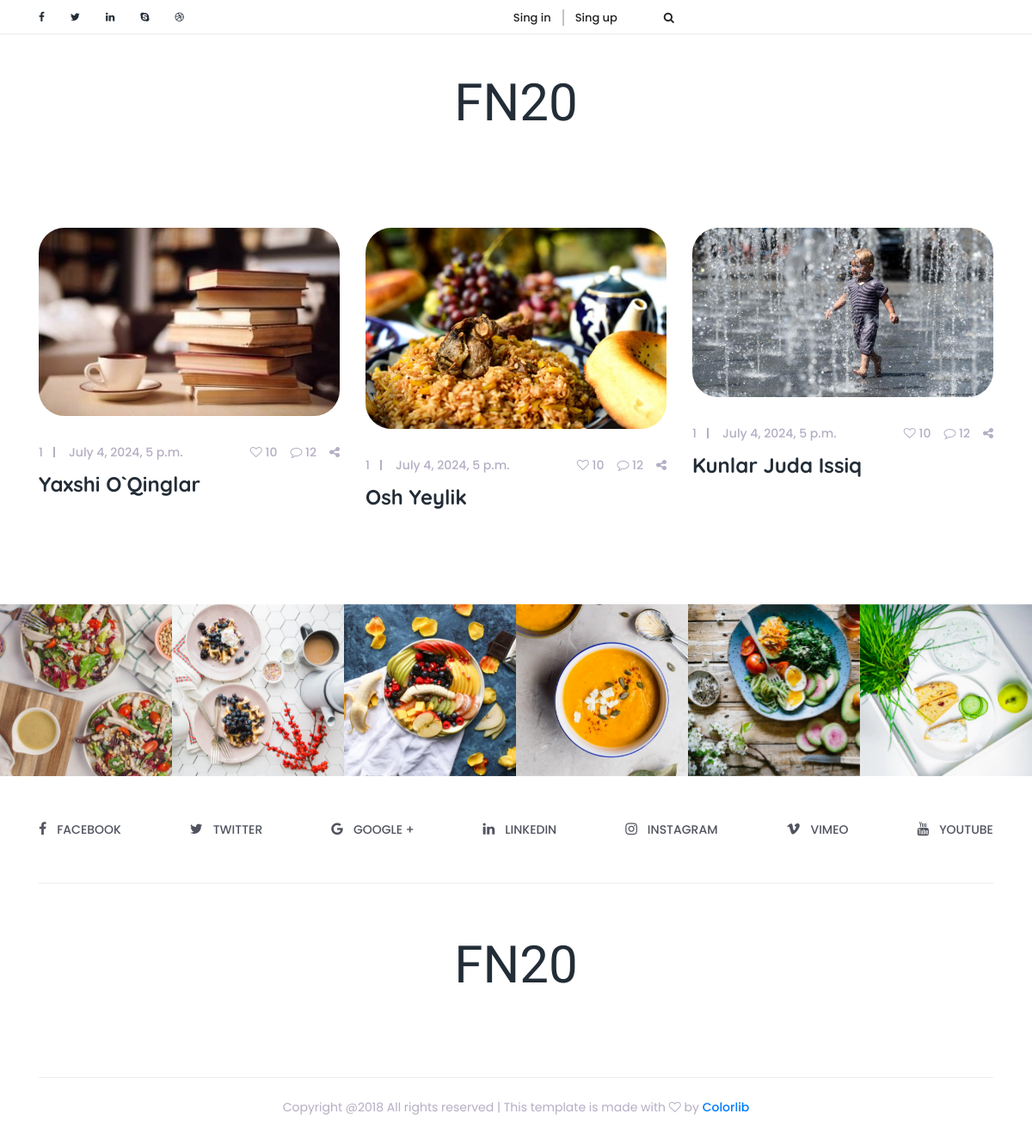
The page / on the database its author committed.
### main/models.py (models this page shows, shortened)
class Blogicon(models.Model):
    title = models.URLField()
    icon = models.TextField(max_length=15)

class Blog(models.Model):
    author = models.ForeignKey(User, on_delete=models.CASCADE)
    title = models.CharField(max_length=255)
    body = models.TextField()
    create_at = models.DateTimeField(auto_now_add=True)
    @property
    def last_img(self):
        return BlogImg.objects.filter(blog__id = self.id).last().img

class BlogImg(models.Model):
    img = models.ImageField(upload_to='blog-img/')
    blog = models.ForeignKey(Blog, on_delete=models.CASCADE)

class Networks(models.Model):
    title = models.URLField()
    icon = models.TextField(max_length=18)
    text = models.CharField(max_length=15)

### main/views.py (the view)
# urls.py: path('', views.blogs, name='index'),
def blogs(request):
    posts = models.Blog.objects.all()
    networks = models.Networks.objects.all()
    blog_icon = models.Blogicon.objects.all()
    context = {
        'posts':posts,
        'networks':networks,
        'blog_icon':blog_icon
    }
    return render(request, 'blogs.html', context)

### templates/blogs.html (shortened to what this page needs)
<!DOCTYPE html>
<html lang="en">
{% load static %}
<head>
    <link href="{% static 'style.css' %}" rel="stylesheet">
    <link href="{% static 'css/responsive/responsive.css' %}" rel="stylesheet">
</head>
<body>
    <div class="top_header_area">
        <div class="container">
            <div class="row">
                {% for items in blog_icon %}
                <section>
                <div class="col-5 col-sm-6">
                    <div class="top_social_bar">
                        <a href="{{items.title}}"><i class="{{items.icon}}" aria-hidden="true"></i></a>
                    </div>
                </div>
                </section>
                {% endfor %}
                <div class="col-7 col-sm-6">
                    <div class="signup-search-area d-flex align-items-center justify-content-end">
                        <div class="login_register_area d-flex">
                            <div class="login">
                                <a href="register.html">Sing in</a>
                            </div>
                            <div class="register">
                                <a href="register.html">Sing up</a>
                            </div>
                        </div>
                        <div class="search_button">
                            <a class="searchBtn" href="#"></a>
                        </div>
                    </div>
                </div>
            </div>
        </div>
    </div>
    <header class="header_area">
        <div class="container">
            <div class="row">
                <div class="col-12">
                    <div class="logo_area text-center">
                        <a href="#" class="yummy-logo">FN20</a>
                    </div>
                </div>
            </div>
        </div>
    </header>
    <section class="archive-area section_padding_80">
        <div class="container">
            <div class="row">
                {% for post in posts %}
                <div class="col-12 col-md-6 col-lg-4">
                    <div class="single-post wow fadeInUp" data-wow-delay="1.2s">
                        <div class="post-thumb">
                            <img src="{{post.last_img.url}}" alt="">
                        </div>
                        <div class="post-content">
                            <div class="post-meta d-flex">
                                <div class="post-author-date-area d-flex">
                                    <div class="post-author">
                                        <a href="#">{{post.author.username}}</a>
                                    </div>
                                    <div class="post-date">
                                        <a href="#">{{post.create_at}}</a>
                                    </div>
                                </div>
                                <div class="post-comment-share-area d-flex">
                                    <div class="post-favourite">
                                        <a href="#"><i class="fa fa-heart-o" aria-hidden="true"></i> 10</a>
                                    </div>
                                    <div class="post-comments">
                                        <a href="#"><i class="fa fa-comment-o" aria-hidden="true"></i> 12</a>
                                    </div>
                                    <div class="post-share">
                                        <a href="#"><i class="fa fa-share-alt" aria-hidden="true"></i></a>
                                    </div>
                                </div>
                            </div>
                            <a href="{% url 'blog_detail' post.id %}">
                                <h4 class="post-headline">{{post.title}}</h4>
                            </a>
                        </div>
                    </div>
                </div>
                {% endfor %}
            </div>
            </div>
    </section>
    <div class="instargram_area owl-carousel section_padding_100_0 clearfix" id="portfolio">
        <div class="instagram_gallery_item">
            <img src="img/instagram-img/1.jpg" alt="">
        </div>
        <div class="instagram_gallery_item">
            <img src="img/instagram-img/2.jpg" alt="">
        </div>
        <div class="instagram_gallery_item">
            <img src="img/instagram-img/3.jpg" alt="">
        </div>
        <div class="instagram_gallery_item">
            <img src="img/instagram-img/4.jpg" alt="">
        </div>
        <div class="instagram_gallery_item">
            <img src="img/instagram-img/5.jpg" alt="">
        </div>
        <div class="instagram_gallery_item">
            <img src="img/instagram-img/6.jpg" alt="">
        </div>
    </div>
<div class="social_icon_area clearfix">
    <div class="container">
        <div class="row">
            <div class="col-12">
                <div class="footer-social-area d-flex">
                    {% for i in networks %}
                    <div class="single-icon">
                        <a href="{{ i.title }}"><i class="{{ i.icon }}" aria-hidden="true"></i><span>{{ i.text }}</span></a>
                    </div>
                    {% endfor %}
                </div>
            </div>
        </div>
    </div>
</div>
    <footer class="footer_area">
        <div class="container">
            <div class="row">
                <div class="col-12">
                    <div class="footer-content">
                        <div class="footer-logo-area text-center">
                            <a href="index.html" class="yummy-logo">FN20</a>
                        </div>
                    </div>
                </div>
            </div>
        </div>
        <div class="container">
            <div class="row">
                <div class="col-12">
                    <div class="copy_right_text text-center">
                        <p>Copyright @2018 All rights reserved | This template is made with <i class="fa fa-heart-o" aria-hidden="true"></i> by <a href="https://colorlib.com" target="_blank">Colorlib</a></p>
                    </div>
                </div>
            </div>
        </div>
    </footer>
</body>

### static/style.css (style rules this page uses)
* { margin: 0; padding: 0; }
body { font-family: 'Poppins', sans-serif; position: relative; z-index: auto; }
h1, h2, h3, h4, h5, h6 { font-family: 'Quicksand', sans-serif; font-weight: 700; color: #232d37; line-height: 1.25; }
p { color: #51545f; font-size: 16px; }
.section_padding_80 { margin-top: 80px; margin-bottom: 80px; }
img { max-width: 100%; }
a, a:hover, a:focus, a:active { text-decoration: none; -webkit-transition-duration: 500ms; transition-duration: 500ms; font-weight: 500; outline: none; }
.top_header_area { width: 100%; height: 40px; border-bottom: 1px solid #ebebeb; }
.top_header_area .top_social_bar { display: -webkit-box; display: -ms-flexbox; display: flex; height: 40px; -webkit-box-align: center; -ms-flex-align: center; align-items: center; }
.top_header_area .top_social_bar > a { font-size: 12px; color: #232d37; margin-right: 30px; }
.top_header_area .top_social_bar > a:last-of-type { margin-right: 0; }
.top_header_area .signup-search-area { height: 40px; position: relative; z-index: 3; }
.top_header_area .signup-search-area a { font-size: 13px; color: #222; }
.top_header_area .signup-search-area .login a { margin-right: 13px; border-right: 2px solid #c2c2c2; padding-right: 13px; }
.top_header_area .signup-search-area .search_button { margin-left: 54px; }
.logo_area .yummy-logo { font-family: 'Shadows Into Light Two', cursive; font-size: 60px; margin-bottom: 0; padding: 35px 0 20px 0; display: inline-block; color: #232d37; }
.post-thumb img { border-radius: 30px; margin-bottom: 30px; }
.post-meta { -webkit-box-align: center; -ms-flex-align: center; -ms-grid-row-align: center; align-items: center; -webkit-box-pack: justify; -ms-flex-pack: justify; justify-content: space-between; }
.post-author a, .post-date a, .post-favourite a, .post-comments a, .post-share a { color: #b5aec4; font-size: 14px; }
.post-favourite a, .post-comments a { margin-right: 15px; }
.post-author a { margin-right: 30px; position: relative; z-index: 1; }
.post-author a:after { width: 2px; height: 60%; content: ''; position: absolute; top: 20%; right: -14px; z-index: 2; background-color: #b5aec4; }
.single-post { margin-bottom: 30px; }
.single-post h2, .single-post h4 { margin: 10px 0; color: #232d37; -webkit-transition-duration: 500ms; transition-duration: 500ms; text-transform: capitalize; }
.instagram_gallery_item { position: relative; z-index: 1; }
.instagram_gallery_item img { -webkit-transition-duration: 500ms; transition-duration: 500ms; width: 100%; }
.instargram_area { position: relative; z-index: 1; }
.footer-social-area { border-bottom: 1px solid #eeeeee; padding: 50px 0; -webkit-box-pack: justify; -ms-flex-pack: justify; justify-content: space-between }
.single-icon > a { color: #51545f; font-size: 14px; font-weight: 500; text-transform: uppercase; }
.single-icon > a > i { font-size: 16px; padding-right: 12px; }
.footer-content { padding: 50px 0 65px 0; border-bottom: 1px solid #eeeeee; }
.footer-logo-area .yummy-logo { font-family: 'Shadows Into Light Two', cursive; font-size: 60px; margin-bottom: 0; padding: 0 0 20px 0; display: inline-block; color: #232d37; }
.copy_right_text { width: 100%; height: 70px; display: -webkit-box; display: -ms-flexbox; display: flex; -webkit-box-align: center; -ms-flex-align: center; align-items: center; -webkit-box-pack: center; -ms-flex-pack: center; justify-content: center }
.copy_right_text > p { font-size: 14px; color: #b5aec4; margin-bottom: 0; }

### rows shown on the page
Blog: last_img (picture), author.username "1", create_at "July 4, 2024, 5 p.m.", title "Yaxshi O`qinglar"
Blog: last_img (picture), author.username "1", create_at "July 4, 2024, 5 p.m.", title "Osh Yeylik"
Blog: last_img (picture), author.username "1", create_at "July 4, 2024, 5 p.m.", title "Kunlar Juda Issiq"
Networks: text "FACEBOOK"
Networks: text "TWITTER"
Networks: text "GOOGLE +"
Networks: text "LINKEDIN"
Networks: text "INSTAGRAM"
Networks: text "VIMEO"
Networks: text "YOUTUBE"
